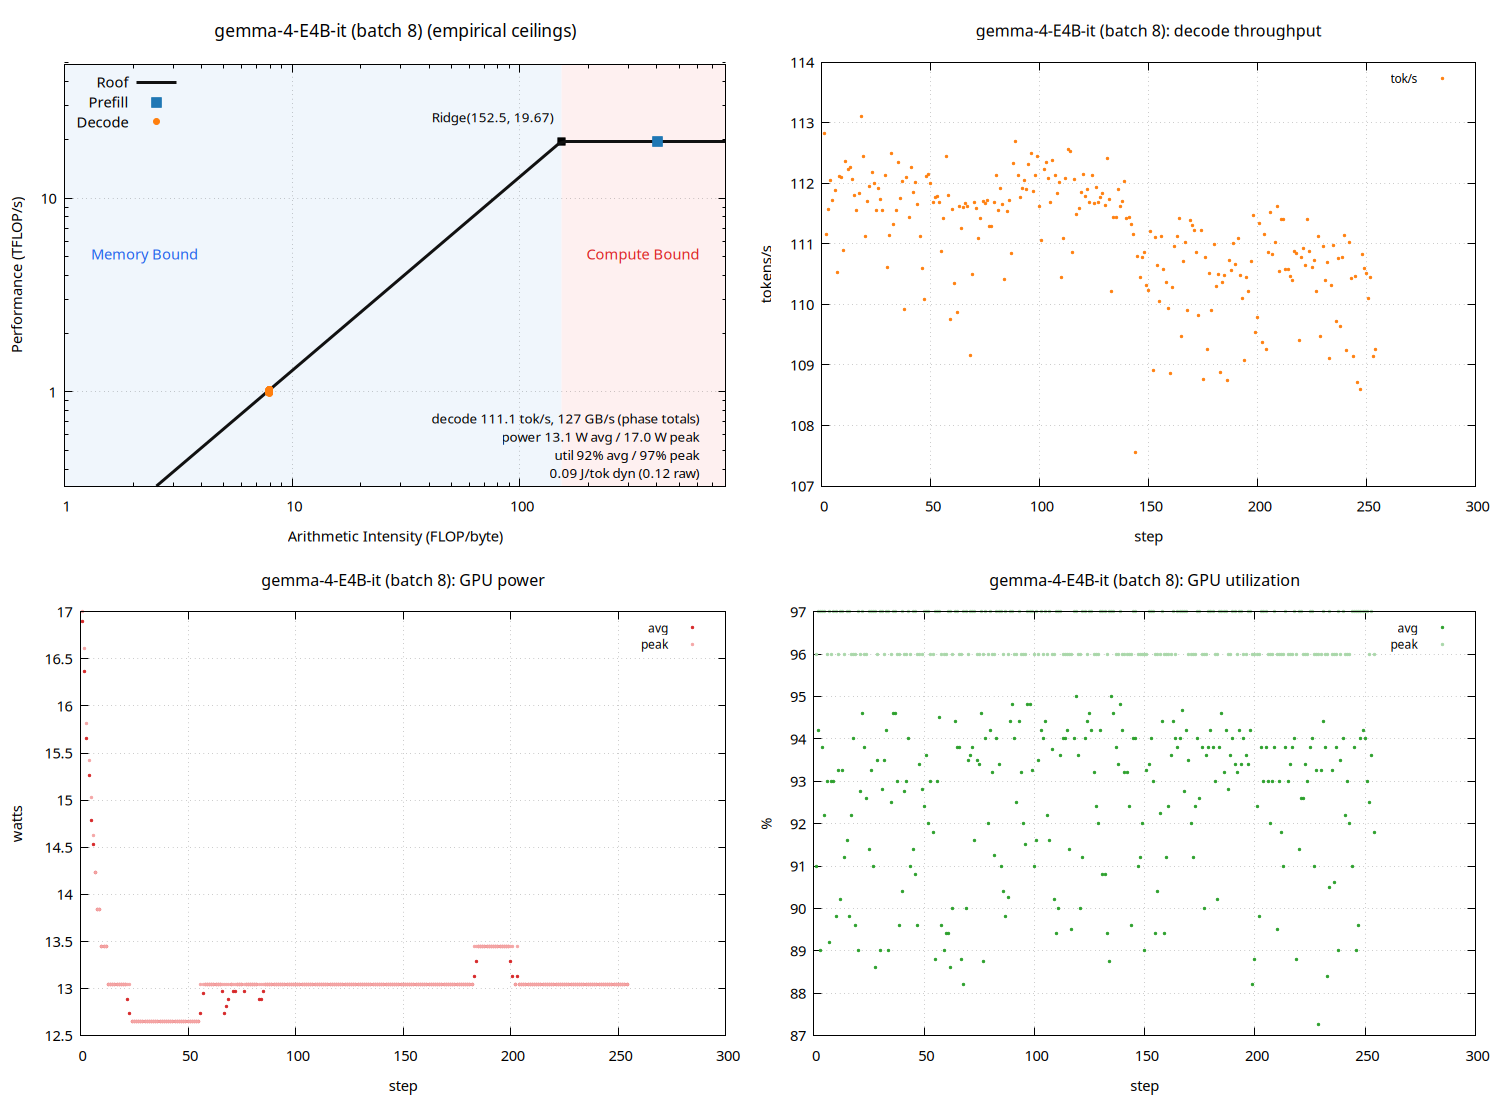

Here is the gnuplot script that generated this plot:
set terminal pngcairo size 1500,1100 enhanced font 'Sans,11'
set output 'sweep_thor_vllm/gemma_b008_roofline.png'
set datafile separator "\t"
set datafile missing 'NaN'
set multiplot layout 2,2
unset label
unset object
unset arrow
set title "gemma-4-E4B-it (batch 8) (empirical ceilings)" font ',13'
set xlabel "Arithmetic Intensity (FLOP/byte)"
set ylabel "Performance (TFLOP/s)"
set logscale xy
set xrange [1:803.812]
set yrange [0.326937:49.1809]
set grid xtics ytics
set key top left
set object 1 rectangle from graph 0, graph 0 to first 152.517, graph 1 \
    fillcolor rgb '#dce9f7' fillstyle solid 0.45 noborder behind
set object 2 rectangle from first 152.517, graph 0 to graph 1, graph 1 \
    fillcolor rgb '#fbdcdc' fillstyle solid 0.45 noborder behind
set label 1 "Memory Bound" at graph 0.04, graph 0.55 left \
    textcolor rgb '#2563eb' font ',11'
set label 2 "Compute Bound" at graph 0.96, graph 0.55 right \
    textcolor rgb '#dc2626' font ',11'
set label 3 "Ridge(152.5, 19.67)" \
    at first 152.517, first 19.6724 right \
    point pointtype 5 pointsize 1.2 \
    offset character -1.5, character 1 font ',10'
set label 4 "decode 111.1 tok/s, 127 GB/s (phase totals)\npower 13.1 W avg / 17.0 W peak\nutil 92% avg / 97% peak\n0.09 J/tok dyn (0.12 raw)" at graph 0.96, graph 0.16 right font ',10'
peak_t = 19.6724
peak_b = 128.985
roof(x) = (x * peak_b / 1000.0 < peak_t) ? x * peak_b / 1000.0 : peak_t
plot roof(x) with lines linewidth 3 linecolor rgb '#111111' title 'Roof', \
     'sweep_thor_vllm/gemma_b008_roofline.dat' using 3:(strcol(2) eq 'prefill' ? $4 : 1/0) with points \
         pointtype 5 pointsize 1.6 linecolor rgb '#1f77b4' title 'Prefill', \
     'sweep_thor_vllm/gemma_b008_roofline.dat' using 3:(strcol(2) eq 'decode' ? $4 : 1/0) with points \
         pointtype 7 pointsize 1.0 linecolor rgb '#ff7f0e' title 'Decode'

unset label
unset object
unset arrow
unset logscale
set xrange [*:*]
set yrange [*:*]
set title "gemma-4-E4B-it (batch 8): decode throughput" font ',12'
set xlabel "step"
set ylabel "tokens/s"
set grid xtics ytics
set key top right font ',9'
plot 'sweep_thor_vllm/gemma_b008_roofline.dat' using 1:(strcol(2) eq 'decode' ? $5 : 1/0) with points pointtype 7 pointsize 0.4 linecolor rgb '#ff7f0e' title 'tok/s'

unset label
unset object
unset arrow
unset logscale
set xrange [*:*]
set yrange [*:*]
set title "gemma-4-E4B-it (batch 8): GPU power" font ',12'
set xlabel "step"
set ylabel "watts"
set grid xtics ytics
set key top right font ',9'
plot 'sweep_thor_vllm/gemma_b008_roofline.dat' using 1:(strcol(2) eq 'decode' ? $6 : 1/0) with points pointtype 7 pointsize 0.4 linecolor rgb '#d62728' title 'avg', \
     'sweep_thor_vllm/gemma_b008_roofline.dat' using 1:(strcol(2) eq 'decode' ? $8 : 1/0) with points pointtype 7 pointsize 0.4 linecolor rgb '#f4a6a6' title 'peak'

unset label
unset object
unset arrow
unset logscale
set xrange [*:*]
set yrange [*:*]
set title "gemma-4-E4B-it (batch 8): GPU utilization" font ',12'
set xlabel "step"
set ylabel "%"
set grid xtics ytics
set key top right font ',9'
plot 'sweep_thor_vllm/gemma_b008_roofline.dat' using 1:(strcol(2) eq 'decode' ? $7 : 1/0) with points pointtype 7 pointsize 0.4 linecolor rgb '#2ca02c' title 'avg', \
     'sweep_thor_vllm/gemma_b008_roofline.dat' using 1:(strcol(2) eq 'decode' ? $9 : 1/0) with points pointtype 7 pointsize 0.4 linecolor rgb '#a9d7a9' title 'peak'

unset multiplot
